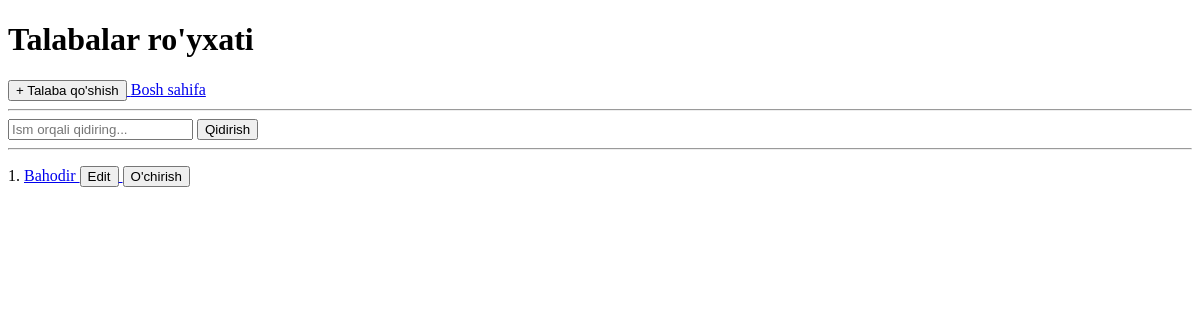
/talabalar/, run on an earlier commit of the app's database.
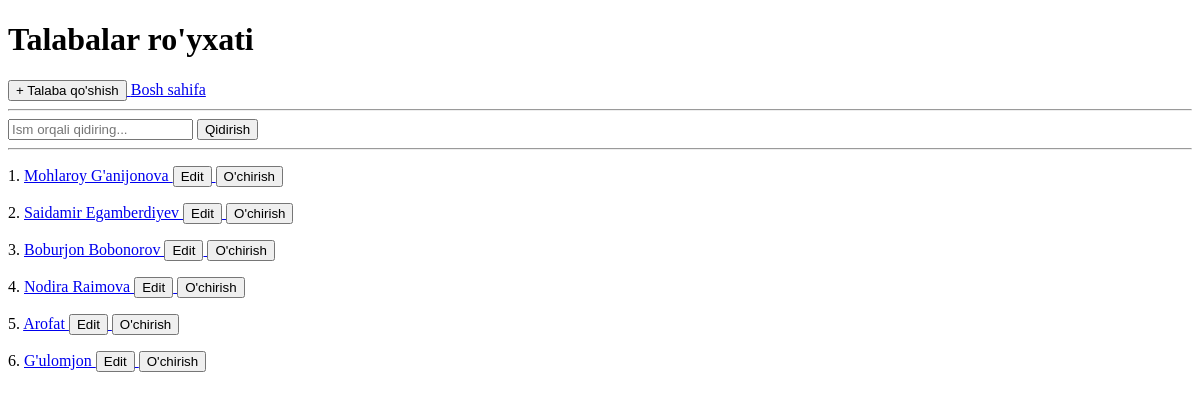
And on a later commit of the database.
### main_app/models.py (models this page shows, shortened)
class Talaba(models.Model):
    ism=models.CharField(max_length=200)
    guruh=models.CharField(max_length=50,null=True,blank=True)
    kurs=models.PositiveSmallIntegerField(validators=[MinValueValidator(1), MaxValueValidator(5)])
    kitob_soni=models.PositiveSmallIntegerField(default=0,blank=True,null=True)

### main_app/views.py (the view)
# urls.py: path('talabalar/', talabalar_view),
def talabalar_view(request):
    talabalar = Talaba.objects.all()
    search=request.GET.get("search")
    if search:
        talabalar =talabalar.filter(ism__icontains=search)
    context = {
        "talabalar": talabalar,
        "search": search
    }
    return render(request, "talabalar.html", context)

### templates/talabalar.html (shortened to what this page needs)
<!DOCTYPE html>
<html lang="en">
<head>
</head>
<body>
    <h1>Talabalar ro'yxati</h1>
    <a href="/talaba_add/">
        <button>+ Talaba qo'shish</button>
    </a>
    <a href="/">Bosh sahifa</a>
    <hr>
    <form>
        <input type="text" name="search" placeholder="Ism orqali qidiring..."
        {% if search %} value="{{ search }}" {% endif %}>
        <button>Qidirish</button>
    </form>
    <hr>
    {% for talaba in talabalar %}
        <p>
            {{ forloop.counter }}.
            <a href="/talabalar/{{ talaba.id }}/">
                {{ talaba.ism }}
            </a>
            <a href="/talabalar/{{ talaba.id }}/update/">
                <button>Edit</button>
            </a>
            <a href="/talabalar/{{ talaba.id }}/delete_confirm/">
                <button>O'chirish</button>
            </a>
        </p>
    {% endfor %}
</body>
</html>

What changed in the data, as far as the page shows it:
removed Talaba: ism "Bahodir"
added Talaba: ism "Mohlaroy G'anijonova"
added Talaba: ism "Saidamir Egamberdiyev"
added Talaba: ism "Boburjon Bobonorov"
added Talaba: ism "Nodira Raimova"
added Talaba: ism "Arofat"
added Talaba: ism "G'ulomjon"
